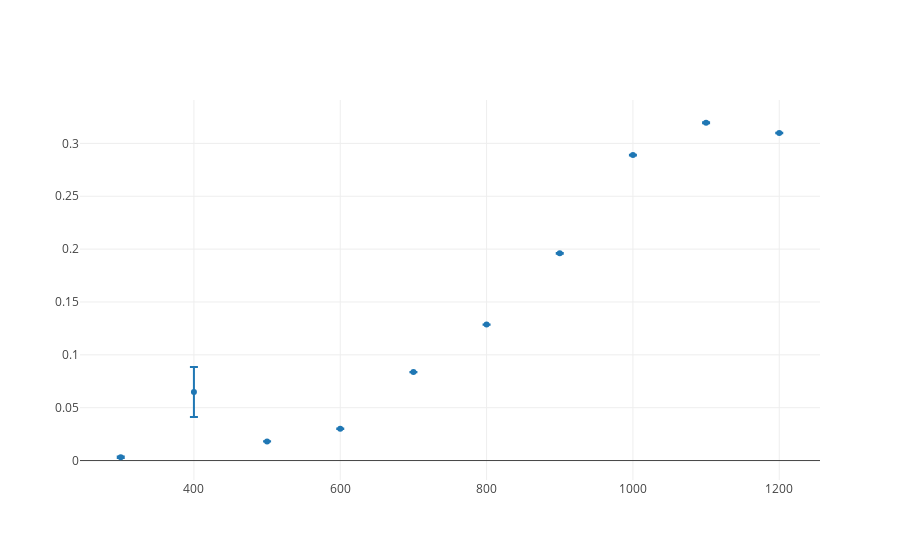

Notebook cell for this chart:
### Code cell
trace0 = go.Scatter(
    x = data[0],
    y = data[3],
    mode = 'markers',
    name = 'Testzelle',
    error_y=dict(
            type='data',
            array=errs,
            visible=True
        )
)

traces = [trace0]
plotly.offline.iplot(traces, filename='scatter-mode')
#[i * 5 for i in my_list]

### Figure 1 — Plotly figure (JSON) as saved in the notebook; plotly's stock layout.template omitted (floating-point values rounded to 4 significant figures)
{"data": [{"error_y": {"array": [0.0006109, 0.02371, 9.656e-05, 0.0001441, 8.497e-05, 0.0001247, 0.0003667, 0.0003862, 0.000389, 0.0003294], "type": "data", "visible": true}, "mode": "markers", "name": "Testzelle", "type": "scatter", "uid": "426f2a57-f1a4-4144-9232-79b1043c18a1", "x": [300, 400, 500, 600, 700, 800, 900, 1000, 1100, 1200], "y": [0.003127, 0.06482, 0.01814, 0.03009, 0.08366, 0.1286, 0.1961, 0.289, 0.3195, 0.3098]}], "layout": {}}
